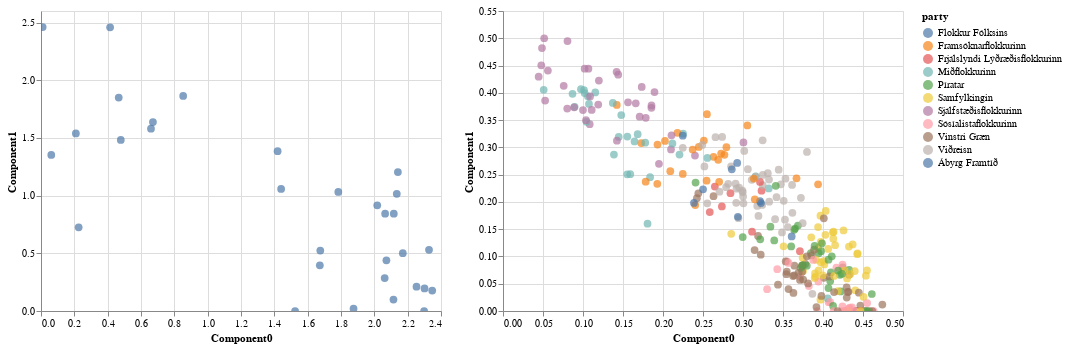

Notebook cell for this chart:
### Code cell
chart_questions | chart_results

### Figure 1 — Vega-Lite specification as saved in the notebook (floating-point values rounded to 4 significant figures; data arrays with more than 128 entries replaced by an {"elided": "..."} marker saying what was removed)
{"config": {"view": {"continuousWidth": 400, "continuousHeight": 300}}, "hconcat": [{"data": {"name": "data-32730b643fee27dacf8092bd3cc7aabf"}, "mark": {"type": "circle", "size": 60}, "encoding": {"tooltip": [{"type": "nominal", "field": "question"}, {"type": "quantitative", "field": "num"}], "x": {"type": "quantitative", "field": "Component0"}, "y": {"type": "quantitative", "field": "Component1"}}, "selection": {"selector016": {"type": "interval", "bind": "scales", "encodings": ["x", "y"]}}}, {"data": {"name": "data-069a0751a8eff34e5b74d4c2dcbc6efe"}, "mark": {"type": "circle", "size": 60}, "encoding": {"color": {"type": "nominal", "field": "party"}, "tooltip": [{"type": "nominal", "field": "party"}, {"type": "nominal", "field": "name"}], "x": {"type": "quantitative", "field": "Component0"}, "y": {"type": "quantitative", "field": "Component1"}}, "selection": {"selector015": {"type": "interval", "bind": "scales", "encodings": ["x", "y"]}}}], "$schema": "https://vega.github.io/schema/vega-lite/v4.8.1.json", "datasets": {"data-32730b643fee27dacf8092bd3cc7aabf": [{"Component0": 0.6599, "Component1": 1.58, "question": "Íslenskt samfélag einkennist af réttlæti, sanngirni og jöfnum tækifærum.", "num": 0}, {"Component0": 0.2092, "Component1": 1.539, "question": "Það á að leyfa kórónuveirunni að ganga án sóttvarnatakmarkana.", "num": 1}, {"Component0": 1.673, "Component1": 0.3963, "question": "Stjórnvöld eiga að setja strangar takmarkanir við landamæri til að tryggja að smit berist ekki til landsins.", "num": 2}, {"Component0": 0.009865, "Component1": 2.46, "question": "Auka á vægi einkareksturs í heilbrigðiskerfinu.", "num": 3}, {"Component0": 2.117, "Component1": 0.8437, "question": "Það þarf að auka fjárveitingar til heilbrigðiskerfisins.", "num": 4}, {"Component0": 2.065, "Component1": 0.8434, "question": "Draga ætti verulega úr kostnaðarþátttöku sjúklinga í heilbrigðiskerfinu.", "num": 5}, {"Component0": 2.018, "Component1": 0.9157, "question": "Ríkið ætti að taka meiri þátt í lyfjakostnaði sjúklinga.", "num": 6}, {"Component0": 1.875, "Component1": 0.0204, "question": "Efna á til þjóðaratkvæðagreiðslu um framhald aðildarviðræðna við ESB.", "num": 7}, {"Component0": 0.4147, "Component1": 2.459, "question": "Ísland á að eiga aðild að NATO.", "num": 8}, {"Component0": 2.171, "Component1": 0.5015, "question": "Ísland á að taka á móti fleiri flóttamönnum.", "num": 9}, {"Component0": 2.253, "Component1": 0.2112, "question": "Stjórnvöld eiga með beinum hætti að stuðla að samdrætti í losun gróðurhúsalofttegunda, til dæmis með hærri gjöldum á mengunarvalda.", "num": 10}, {"Component0": 0.226, "Component1": 0.7258, "question": "Stjórnvöld hafa gert nóg til að liðka fyrir grænni umsvifum fyrirtækja og fjárfesta í grænum lausnum.", "num": 11}, {"Component0": 2.062, "Component1": 0.2856, "question": "Hagsmunir náttúrunnar eiga að vega þyngra en fjárhagslegir hagsmunir við ákvarðanatöku stjórnvalda í atvinnuuppbyggingu.", "num": 12}, {"Component0": 2.301, "Component1": 0.1953, "question": "Beita á skattkerfinu til að minnka bilið milli ríkustu og fátækustu einstaklinganna.", "num": 13}, {"Component0": 2.299, "Component1": 0.0, "question": "Hækka á skatta á tekjuhæsta fólkið.", "num": 14}, {"Component0": 0.0617, "Component1": 1.353, "question": "Opinberir háskólar eiga að innheimta skólagjöld.", "num": 15}, {"Component0": 2.328, "Component1": 0.5304, "question": "Sjávarútvegsfyrirtæki ættu að greiða meira til ríkisins fyrir aðgang að auðlindum.", "num": 16}, {"Component0": 0.853, "Component1": 1.864, "question": "Það ætti að lækka tryggingagjald á fyrirtæki.", "num": 17}, {"Component0": 1.676, "Component1": 0.524, "question": "Stjórnvöld ættu að innheimta hærri gjöld og skatta af erlendum ferðamönnum.", "num": 18}, {"Component0": 1.42, "Component1": 1.385, "question": "Stjórnvöld ættu að flytja fleiri ríkisstofnanir til landsbyggðanna.", "num": 19}, {"Component0": 1.784, "Component1": 1.032, "question": "Ríkið á að standa fyrir uppbyggingu innviða á vinsælum ferðamannastöðum.", "num": 20}, {"Component0": 0.4788, "Component1": 1.482, "question": "Innheimta á veggjöld í auknum mæli til að fjármagna nýjar vegaframkvæmdir.", "num": 21}, {"Component0": 0.4664, "Component1": 1.85, "question": "Reykjavíkurflugvöllur á að vera í Vatnsmýri um ókomna framtíð.", "num": 22}, {"Component0": 2.115, "Component1": 0.09909, "question": "Ríkið á að styðja og taka þátt í fjármögnun Borgarlínu.", "num": 23}, {"Component0": 1.441, "Component1": 1.058, "question": "Stjórnvöld eiga að halda áfram að styðja við atvinnulífið í kjölfar heimsfaraldursins til að koma til móts við fyrirtæki sem lentu í rekstrarvanda í faraldrinum.", "num": 24}, {"Component0": 2.347, "Component1": 0.1768, "question": "Alþingi á að vinna markvisst að endurskoðun stjórnarskrárinnar á næsta kjörtímabili.", "num": 25}, {"Component0": 2.135, "Component1": 1.016, "question": "Tryggja þarf að örorkubætur og ellilífeyrir séu ekki lægri en lægstu laun á vinnumarkaði.", "num": 26}, {"Component0": 2.141, "Component1": 1.204, "question": "Efla þarf velferðarkerfið svo það styðji betur við þá sem höllustum fæti standa í samfélaginu.", "num": 27}, {"Component0": 0.6716, "Component1": 1.638, "question": "Leyfa á smásölu áfengis í matvöruverslunum.", "num": 28}, {"Component0": 2.072, "Component1": 0.4393, "question": "Varsla neysluskammta af kannabisefnum ætti að vera refsilaus.", "num": 29}, {"Component0": 1.525, "Component1": 0.0, "question": "Hið opinbera ætti að beita neyslustýringu til að hvetja til heilbrigðs lífernis, svo sem með sykurskatti.", "num": 30}], "data-069a0751a8eff34e5b74d4c2dcbc6efe": {"elided": "311 records"}}}
